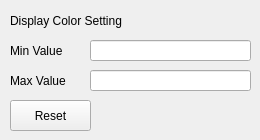
           <widget class="QWidget" name="tab_color">
            <attribute name="title">
             <string>Color</string>
            </attribute>
            <widget class="QLabel" name="label_colorSetting">
             <property name="geometry">
              <rect>
               <x>10</x>
               <y>10</y>
               <width>131</width>
               <height>21</height>
              </rect>
             </property>
             <property name="text">
              <string>Display Color Setting</string>
             </property>
            </widget>
            <widget class="QLabel" name="label_color_minValue_head">
             <property name="geometry">
              <rect>
               <x>10</x>
               <y>40</y>
               <width>71</width>
               <height>21</height>
              </rect>
             </property>
             <property name="text">
              <string>Min Value</string>
             </property>
            </widget>
            <widget class="QLabel" name="label_color_maxValue_head">
             <property name="geometry">
              <rect>
               <x>10</x>
               <y>70</y>
               <width>71</width>
               <height>21</height>
              </rect>
             </property>
             <property name="text">
              <string>Max Value</string>
             </property>
            </widget>
            <widget class="QLineEdit" name="lineEdit_color_minValue">
             <property name="geometry">
              <rect>
               <x>90</x>
               <y>40</y>
               <width>161</width>
               <height>21</height>
              </rect>
             </property>
            </widget>
            <widget class="QLineEdit" name="lineEdit_color_maxValue">
             <property name="geometry">
              <rect>
               <x>90</x>
               <y>70</y>
               <width>161</width>
               <height>21</height>
              </rect>
             </property>
            </widget>
            <widget class="QPushButton" name="pushButton_color_reset">
             <property name="geometry">
              <rect>
               <x>10</x>
               <y>100</y>
               <width>81</width>
               <height>31</height>
              </rect>
             </property>
             <property name="text">
              <string>Reset</string>
             </property>
            </widget>
           </widget>
